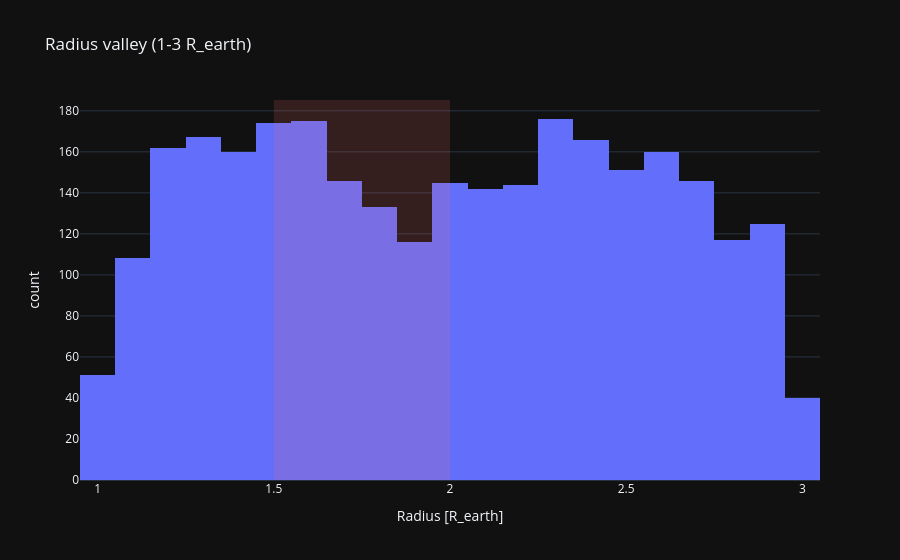

Notebook source saved alongside this figure:
### Code cell
# Radius valley: zoom 1-3 R_earth
sub = df[(df.pl_rade >= 1) & (df.pl_rade <= 3)]
fig = px.histogram(sub, x='pl_rade', nbins=40, title='Radius valley (1-3 R_earth)',
                   labels={'pl_rade':'Radius [R_earth]'}, template='plotly_dark')
fig.add_vrect(x0=1.5, x1=2.0, fillcolor='rgba(255,107,107,0.15)', line_width=0)
fig.show()

### Figure 1 — Plotly figure (JSON) as saved in the notebook; plotly's stock layout.template omitted (floating-point values rounded to 4 significant figures; data arrays with more than 128 entries replaced by an {"elided": "..."} marker saying what was removed)
{"data": [{"bingroup": "x", "hovertemplate": "Radius [R_earth]=%{x}<br>count=%{y}<extra></extra>", "legendgroup": "", "marker": {"color": "#636efa", "pattern": {"shape": ""}}, "name": "", "nbinsx": 40, "orientation": "v", "showlegend": false, "type": "histogram", "x": {"elided": "2904 float values"}, "xaxis": "x", "yaxis": "y"}], "layout": {"barmode": "relative", "legend": {"tracegroupgap": 0}, "shapes": [{"fillcolor": "rgba(255,107,107,0.15)", "line": {"width": 0}, "type": "rect", "x0": 1.5, "x1": 2.0, "xref": "x", "y0": 0, "y1": 1, "yref": "y domain"}], "title": {"text": "Radius valley (1-3 R_earth)"}, "xaxis": {"anchor": "y", "domain": [0.0, 1.0], "title": {"text": "Radius [R_earth]"}}, "yaxis": {"anchor": "x", "domain": [0.0, 1.0], "title": {"text": "count"}}}}
